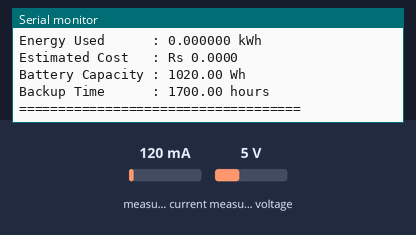
The sketch below on a simulated ESP32. On the bench: the last lines printed to the serial monitor. The inputs (shaded band) are chosen by the test bench; at power-on: measured current 120 mA, measured voltage 5 V.

Above: at 2.2 s.
2.3 s: measured current set to 40 mA
At 3.6 s:
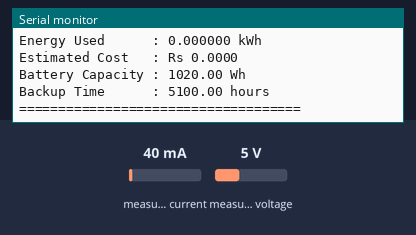
3.8 s: measured voltage set to 0.3 V
At 5.2 s:
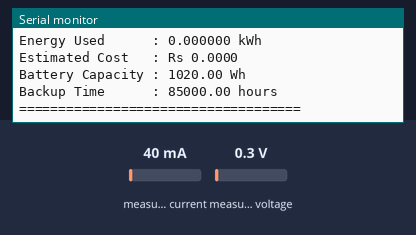
5.3 s: measured current set to 500 mA
At 8.4 s:
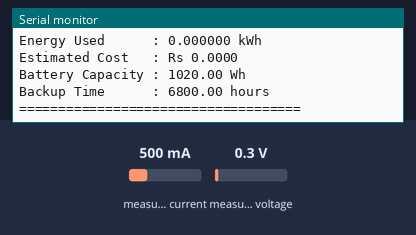
Timing chart, 0 to 9.9 s (numbered marks = the images above; inputs shaded):
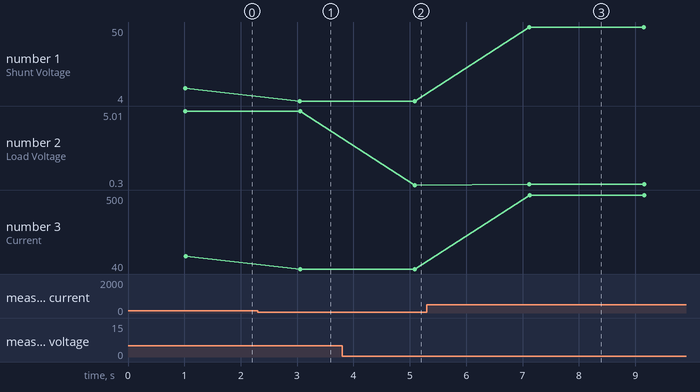

Measured:
- after the input at 2.3 s, the serial monitor: prints a new line after 0.75 s (image 1)
- after the input at 3.8 s, the serial monitor: prints a new line after 1.3 s (image 2)
- after the input at 5.3 s, the serial monitor: prints a new line after 1.8 s (image 3)
- plotted number 1: 12 → 4 after the input at 2.3 s, 4 → 50 after the input at 5.3 s
- plotted number 2: 5 → 0.3 after the input at 3.8 s, 0.3 → 0.35 after the input at 5.3 s
- plotted number 3: 120 → 40 after the input at 2.3 s, 40 → 500 after the input at 5.3 s

The sketch:

DEMO_CURRENT_SENSOR.ino
```cpp
#include <Wire.h>
#include <Adafruit_INA219.h>

Adafruit_INA219 ina219;

// -------- USER SETTINGS --------
const float tariffPerkWh = 8.0;        // Rs per kWh
const float batteryVoltage = 12.0;     // Battery voltage
const float batteryAh = 100.0;         // Battery capacity in Ah
const float inverterEfficiency = 0.85; // 85% efficiency
// -------------------------------

unsigned long previousMillis = 0;
float energy_Wh = 0.0;

void setup() {
  Serial.begin(115200);
  delay(1000);

  Wire.begin(21, 22);   // ESP32 SDA, SCL

  if (!ina219.begin()) {
    Serial.println("INA219 not found");
    while (1) {
      delay(10);
    }
  }

  previousMillis = millis();

  Serial.println("====================================");
  Serial.println("INA219 Full Monitoring Started");
  Serial.println("Voltage, Current, Power, Energy, Cost, Backup");
  Serial.println("====================================");
}

void loop() {
  unsigned long currentMillis = millis();
  float elapsedHours = (currentMillis - previousMillis) / 3600000.0;
  previousMillis = currentMillis;

  // Read INA219 values
  float busVoltage = ina219.getBusVoltage_V();        // V
  float shuntVoltage_mV = ina219.getShuntVoltage_mV();// mV
  float current_mA = ina219.getCurrent_mA();          // mA
  float power_mW = ina219.getPower_mW();              // mW

  // Load voltage = bus voltage + shunt drop
  float loadVoltage = busVoltage + (shuntVoltage_mV / 1000.0);

  // Convert power to watts
  float power_W = power_mW / 1000.0;

  // Energy calculation
  energy_Wh += power_W * elapsedHours;
  float energy_kWh = energy_Wh / 1000.0;

  // Cost calculation
  float cost = energy_kWh * tariffPerkWh;

  // Battery backup calculation
  float usableBatteryWh = batteryVoltage * batteryAh * inverterEfficiency;
  float backupHours = 0.0;

  if (power_W > 0.01) {
    backupHours = usableBatteryWh / power_W;
  }

  Serial.println("====================================");

  Serial.print("Bus Voltage      : ");
  Serial.print(busVoltage, 2);
  Serial.println(" V");

  Serial.print("Shunt Voltage    : ");
  Serial.print(shuntVoltage_mV, 2);
  Serial.println(" mV");

  Serial.print("Load Voltage     : ");
  Serial.print(loadVoltage, 2);
  Serial.println(" V");

  Serial.print("Current          : ");
  Serial.print(current_mA, 2);
  Serial.println(" mA");

  Serial.print("Power            : ");
  Serial.print(power_W, 3);
  Serial.println(" W");

  Serial.print("Energy Used      : ");
  Serial.print(energy_Wh, 4);
  Serial.println(" Wh");

  Serial.print("Energy Used      : ");
  Serial.print(energy_kWh, 6);
  Serial.println(" kWh");

  Serial.print("Estimated Cost   : Rs ");
  Serial.println(cost, 4);

  Serial.print("Battery Capacity : ");
  Serial.print(usableBatteryWh, 2);
  Serial.println(" Wh");

  if (power_W > 0.01) {
    Serial.print("Backup Time      : ");
    Serial.print(backupHours, 2);
    Serial.println(" hours");
  } else {
    Serial.println("Backup Time      : No load detected");
  }

  Serial.println("====================================");
  delay(2000);
}
```
